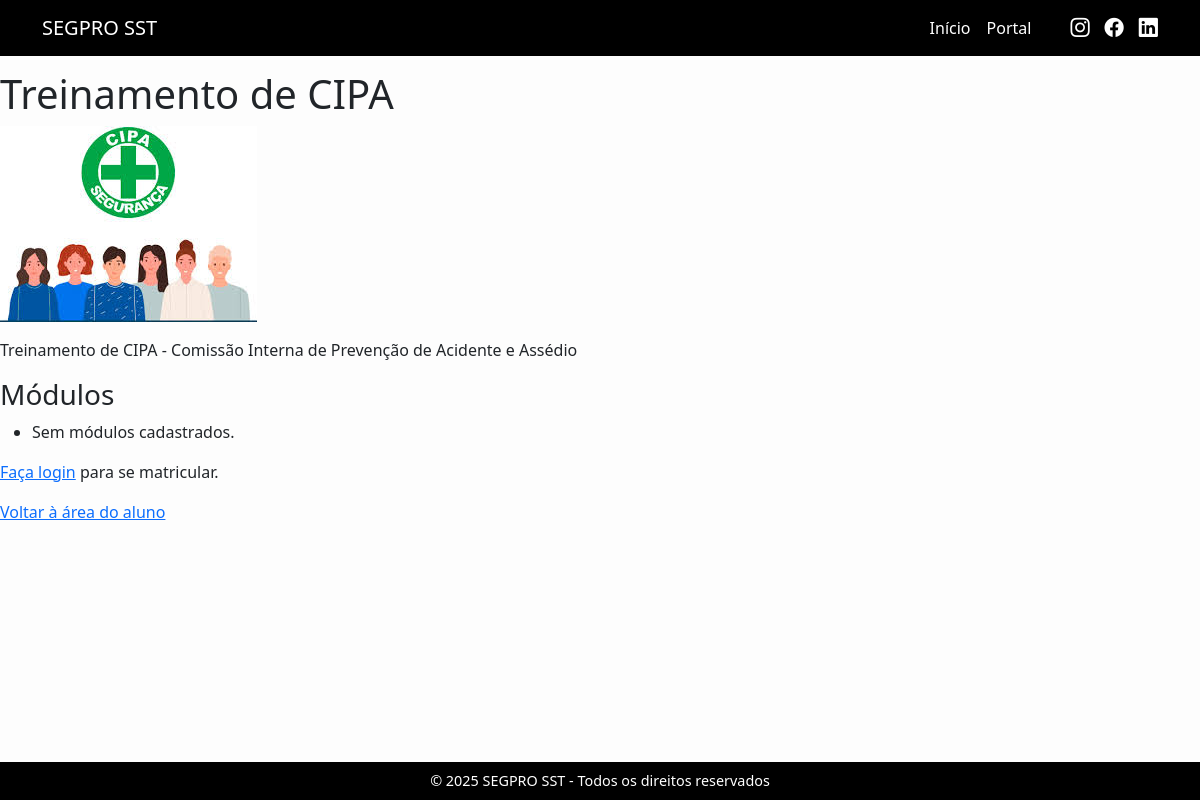
Screenshot of /cursos/1/ with the database file from the repository.
### cursos/models.py (models this page shows, shortened)
class Curso(models.Model):
    titulo = models.CharField(max_length=255)
    descricao = models.TextField()
    instrutor = models.CharField(max_length=100)
    carga_horaria = models.PositiveIntegerField()
    imagem = models.ImageField(upload_to='cursos/imagens/', blank=True, null=True)
    publicado = models.BooleanField(default=True)
    criado_em = models.DateTimeField(auto_now_add=True)

### cursos/views.py (the view)
# urls.py: path('<int:curso_id>/', views.detalhe_curso, name='detalhe'),
def detalhe_curso(request, curso_id):
    curso = get_object_or_404(Curso, pk=curso_id)
    modulos = curso.modulos.all()
    return render(request, 'cursos/detalhe.html', {'curso': curso, 'modulos': modulos})

### templates/cursos/detalhe.html
{% extends 'base.html' %}
{% block content %}
<h1>{{ curso.titulo }}</h1>
{% if curso.imagem %}
  <img src="{{ curso.imagem.url }}" alt="Imagem do curso" style="max-width: 300px;">
{% endif %}
<p>{{ curso.descricao|linebreaks }}</p>
<h3>Módulos</h3>
<ul>
  {% for modulo in modulos %}
    <li>
      <strong>{{ modulo.titulo }}</strong>
      <ul>
        {% for aula in modulo.aulas.all %}
          <li>
            <a href="{% url 'cursos:aula' modulo.id aula.id %}">{{ aula.titulo }}</a>
          </li>
        {% empty %}
          <li>Sem aulas cadastradas.</li>
        {% endfor %}
      </ul>
    </li>
  {% empty %}
    <li>Sem módulos cadastrados.</li>
  {% endfor %}
</ul>
{% if user.is_authenticated %}
  <a href="{% url 'cursos:matricular' curso.id %}" class="btn btn-primary">Matricular-se</a>
{% else %}
  <p><a href="{% url 'usuarios:login' %}">Faça login</a> para se matricular.</p>
{% endif %}
<a href="{% url 'usuarios:painel' %}">Voltar à área do aluno</a>
{% endblock %}

### templates/base.html (style rules this page uses)
body { padding-top: 70px; background-color: #fdfdfd; font-family: 'Segoe UI', Tahoma, Geneva, Verdana, sans-serif; }

### rows the page displays
Curso: titulo "Treinamento de CIPA", imagem (picture), descricao "Treinamento de CIPA - Comissão Interna de Prevenção de Acidente e Assédio"
